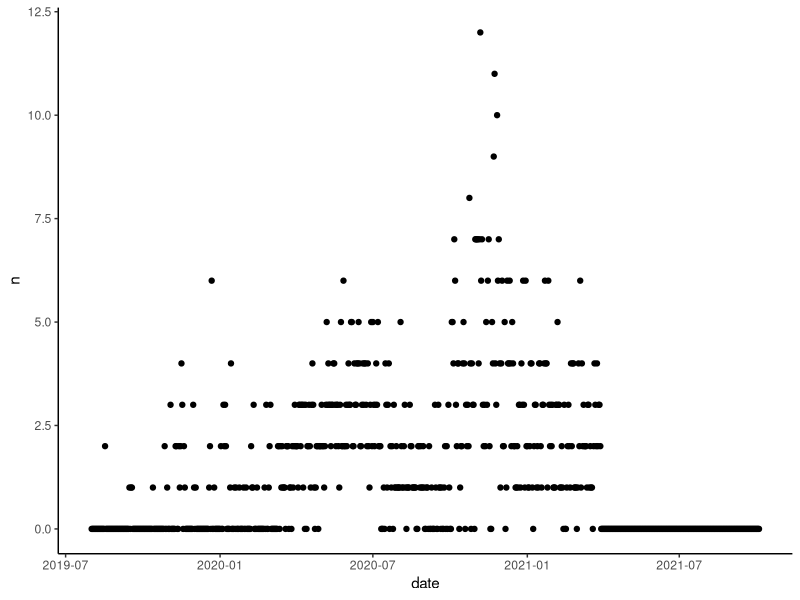

Source code (R):
###import and clean data
library(tidyverse)
df <- readxl::read_xlsx("raw_data/Hart Farm Ag Log Excerpt.xlsx")
head(df)


## Get Dates from excel format.

df[,1]
tail(df[,1])

dates <- as.data.frame(df[,1])
dates <- as.numeric(dates[1:nrow(dates),])

library(lubridate)
as.Date('1899-12-30') + days(dates)
df$date <- as.Date('1899-12-30') + days(dates)
head(df)

## just get squirrels
squirrel.id <- which(df[3,1:56]=="Squirrel") #13

sq <- df %>% select(date, n = squirrel.id)
sq <- sq[4:nrow(sq),]

head(sq)
sq$n <- ifelse(is.na(sq$n), 0, as.numeric(sq$n))

head(sq)

ggplot(sq, aes(x=date,y=n)) + geom_point()+
  theme_classic()
